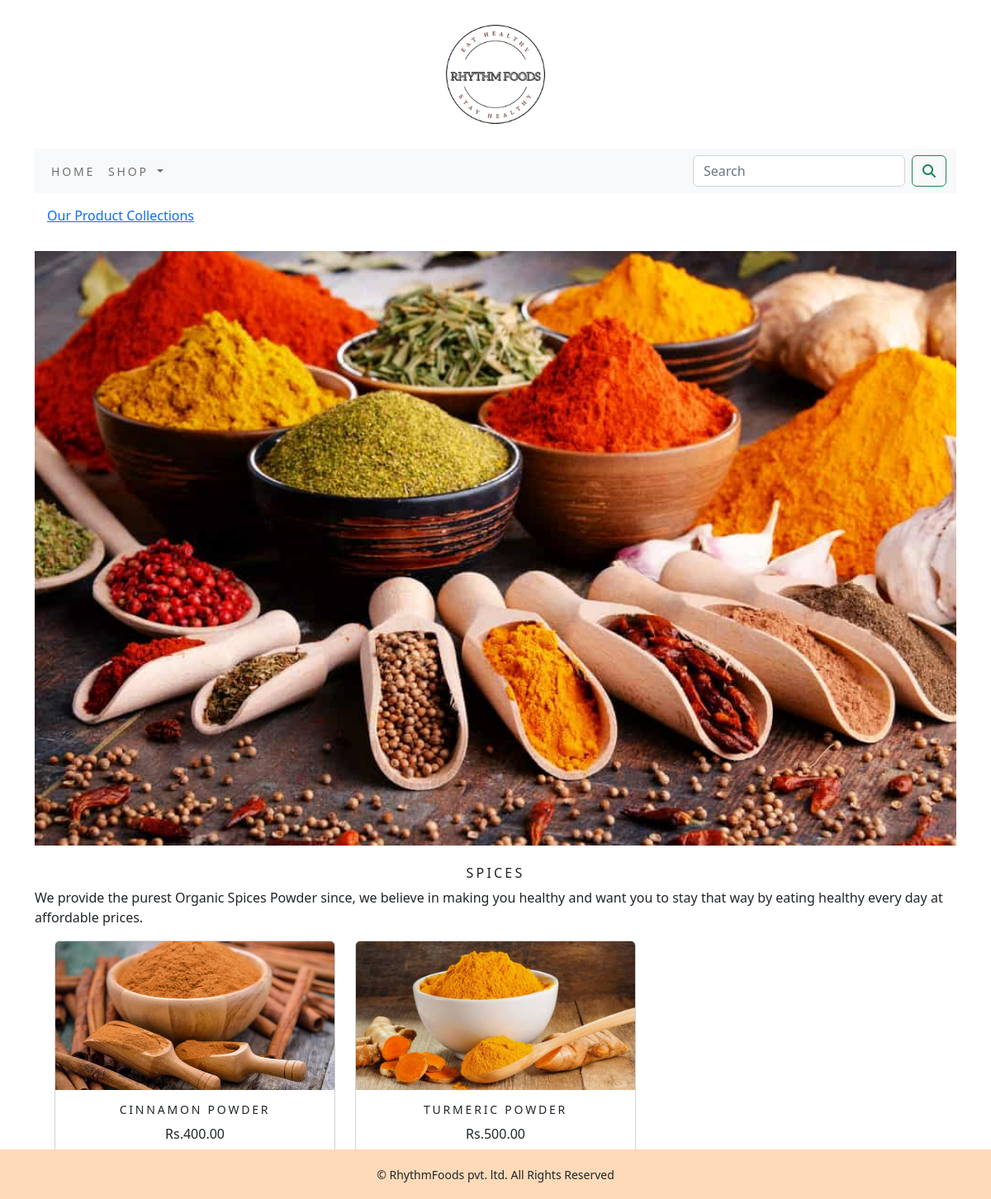
/shop/spices/, run on the app's committed database.
### shop/models.py (models this page shows, shortened)
class Category(models.Model):
    name = models.CharField(max_length=250,unique=True)
    slug = models.SlugField(max_length=250,unique=True)
    description = models.TextField(blank=True)
    image = models.ImageField(upload_to='category',blank=True)
    class Meta:
        ordering = ('name',)
        verbose_name = 'category'
        verbose_name_plural = 'categories'
    def get_url(self):
        return reverse('shop:products_by_category',args=[self.slug])

class Product(models.Model):
    name = models.CharField(max_length=250,unique=True)
    slug = models.SlugField(max_length=250,unique=True)
    description = models.TextField(blank=True)
    price = models.DecimalField(max_digits=10,decimal_places=2)
    category = models.ForeignKey(Category,on_delete=models.CASCADE)
    image = models.ImageField(upload_to='product',blank=True)
    stock = models.IntegerField()
    available = models.BooleanField(default=True)
    created = models.DateTimeField(auto_now_add=True)
    updated = models.DateTimeField(auto_now=True)
    def get_url(self):
        return reverse('shop:prodCatdetail',args=[self.category.slug,self.slug])
    class Meta:
        ordering = ('name',)
        verbose_name = 'product'
        verbose_name_plural = 'products'

### shop/views.py (the view)
# urls.py: path('',views.allProdCat,name='allProdCat'),
def allProdCat(request,c_slug=None):
    c_page=None
    products_list=None
    if c_slug!=None:
        c_page=get_object_or_404(Category,slug=c_slug)
        products_list=Product.objects.all().filter(category=c_page,available=True)
    else:
        products_list=Product.objects.all().filter(available=True)
    paginator=Paginator(products_list,6)
    try:
        page=int(request.GET.get('page','1'))
    except:
        page=1
    try:
        products=paginator.page(page)
    except (EmptyPage,InvalidPage):
        products=paginator.page(paginator.num_pages)
    return render(request,"category.html",{'category':c_page,'products':products})

### cart/context_processors.py (called while the page is built)
def counter(request):
    item_count=0
    if 'admin' in request.path:
        return {}
    else:
        try:
            cart=Cart.objects.filter(cart_id=_cart_id(request))
            car_items=CartItem.objects.all().filter(cart=cart[:1])
            for cart_item in car_items:
                item_count += cart_item.quantity
        except Cart.DoesNotExist:
            item_count =0
    return dict(item_count=item_count)

### cart/views.py (called while the page is built)
def _cart_id(request):
    cart=request.session.session_key
    if not cart:
        cart=request.session.create()
    return cart

### shop/context_processors.py (called while the page is built)
def menu_links(request):
    links=Category.objects.all()
    return dict(links=links)

### templates/category.html (shortened to what this page needs)
{% extends 'base.html' %}
{% load static %}
{% block content %}
{% if category %}
<div>
    <div class="row my_row_class">
        <div class="mx-auto">
        <p><a href="{% url 'shop:allProdCat' %}">Our Product Collections</a></p>
    </div>
        </div>
</div>
{% endif %}
<div class="mx-auto">
    {% if category %}
        <img class="my_image" src="{{category.image.url}}" alt="{{category.name}}" height="520px" width="850px">
</div>
    <br>
        <div>
            <h1 class="text-center my_title">{{category.name}}</h1>
            <p class="text-justify">{{category.description}}</p>
        </div>
    {% endif %}
<div class="container">
    <div class="row mx-auto">
        {% for product in products.object_list %}
        <div class="my_bottom_margin col-9 col-sm-12 col-md-4 col-lg-4">
            <div class="card text-center" style="min-width:18rem;">
                <a href="{{product.get_url}}"><img class="card-img-top my_image" src="{{product.image.url}}" alt="{{product.name}}" height="180px" width="210px"></a>
                <div class="card-body">
                    <h4>{{product.name}}</h4>
                    <p>Rs.{{product.price}}</p>
                </div>
            </div>
        </div>
        {% endfor %}
    </div>
    <br>
</div>
{% endblock %}

### static/css/custom.css (style rules this page uses)
body { font-family: 'Roboto', sans-serif; }
.my_row_class { padding: 15px; }
.my_image { width:100%; height:auto; }
.my_title { font-size: 16px; text-transform: uppercase; letter-spacing: .2em; }
.my_bottom_margin { margin-bottom: 10px; }
.card-body h4 { font-size: 14px; text-transform: uppercase; letter-spacing: .2em; }
.card-img-top { width: 100%; height: 180px; object-fit: cover; }

### data on the page
Category: image (picture), name "SPICES", description "We provide the purest Organic Spices Powder since, we believe in making you healthy and want you to stay that way by eating healthy every day at affordable prices."
Product: image (picture), name "CINNAMON POWDER", price "400.00"
Product: image (picture), name "TURMERIC POWDER", price "500.00"
